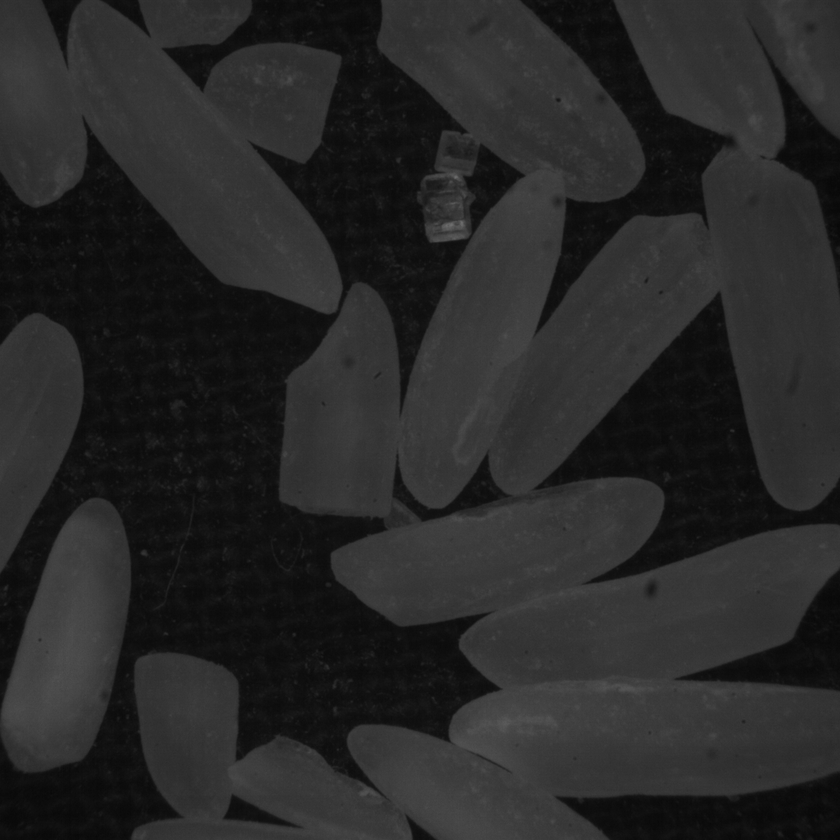
#> input picture PromsaTest/arros.bmp, 840 x 840 px, shrunk from 2046 x 2046 before the run
$ python prueba.py   (older library calls are emulated)
#> lines starting #> are read from the running program, lines starting #| are printed output that depends on the picture; after the words box and inside, x2 and y2 are one past the last pixel; in counts of white or black regions, pixels touching at a corner belong together
from skimage.feature import peak_local_max
from skimage.segmentation import watershed
import matplotlib.pyplot as plt
from scipy import ndimage
import cv2 as cv
import imutils
import numpy as np

img = cv.imread("arros.bmp");
#> img is the input picture: shape (840, 840, 3); min 7, max 110, mean 39.7
blur = cv.GaussianBlur(img,(7,7),0)


#color space change
mSource_Hsv = cv.cvtColor(blur,cv.COLOR_BGR2HSV);
#> mSource_Hsv: shape (840, 840, 3); mean H, S, V 0, 0, 39.7
mMask = cv.inRange(mSource_Hsv,np.array([0,0,0]),np.array([80,255,255]));
#> mMask: shape (840, 840); every value is 255
output = cv.bitwise_and(img, img, mask=mMask)

#grayscale
img_grey = cv.cvtColor(output, cv.COLOR_BGR2GRAY)

#thresholding
ret,th1 = cv.threshold(img_grey,0,255,cv.THRESH_BINARY + cv.THRESH_OTSU)
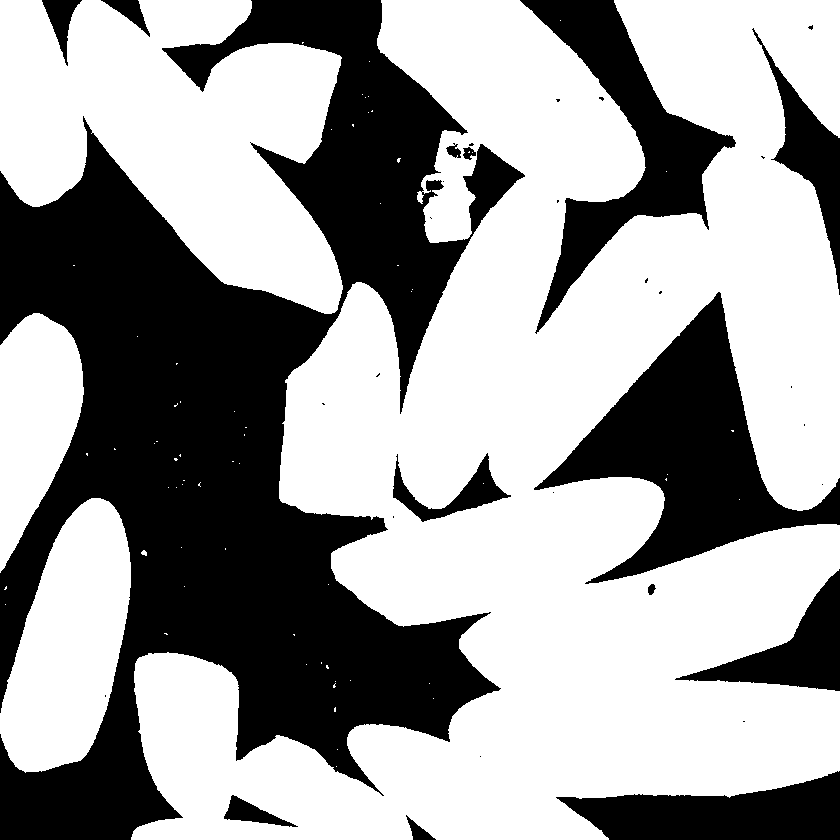
#> th1: shape (840, 840); 61.7% white; 34 black regions (20 under 20 px), largest, box (x1, y1, x2, y2) and area: (0, 0, 525, 840) 190203, (534, 292, 840, 584) 30723, (520, 0, 736, 334) 19056
#> ret = 35

#dist transform
D = ndimage.distance_transform_edt(th1)

#markers
localMax = peak_local_max(D, indices=False, min_distance=20, labels=th1)
#> localMax: shape (840, 840) bool; 0.01% white in thin lines or dots
markers = ndimage.label(localMax, structure=np.ones((3, 3)))[0]
#> markers: shape (840, 840) int32; 68 distinct labels, from 0 to 67

#apply watershed
labels = watershed(-D, markers, mask=th1)
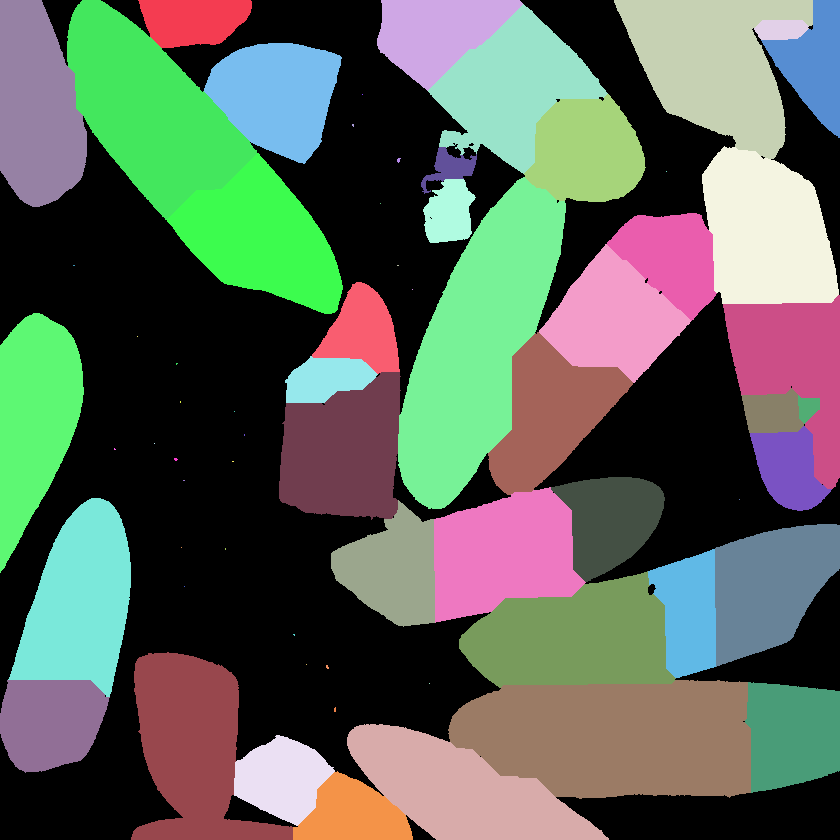
#> labels: shape (840, 840) int32; 68 distinct labels, from 0 to 67; one colour per label, 0 black
print("[INFO] {} unique segments found".format(len(np.unique(labels)) - 1))
#| [INFO] 67 unique segments found


contours = []

# loop over the unique labels, and append contours to all_cnts
for label in np.unique(labels):
    if label == 0:
        continue

    # draw label on the mask
    mask = np.zeros(img_grey.shape, dtype="uint8")
    mask[labels == label] = 255

    # detect contours in the mask and grab the largest one
    cnts = cv.findContours(mask.copy(), cv.RETR_EXTERNAL, cv.CHAIN_APPROX_SIMPLE)
    cnts = imutils.grab_contours(cnts)
    c = max(cnts, key=cv.contourArea)

    # Ignore small contours
    if c.shape[0] < 20:
       continue

    # Get convex hull of contour - it' going to help when merging contours
    hull = cv.convexHull(c)

    #cv.drawContours(img, c, -1, (0, 255, 0), 2)
    cv.drawContours(img, [hull], -1, (0, 255, 0), 2, 1)

    # Append hull to contours list
    contours.append(hull)
#> this loop made 68 passes
#> c on passes 8, 11, 16, 17, 22, 23, 24, 27: [[362, 94]], [[352, 124], [352, 125], [353, 126], [353, 124]], [[666, 171]], [[380, 203]], [[73, 265], [74, 265]], [[397, 265], [398, 265]], [[412, 289]], [[137, 336]]
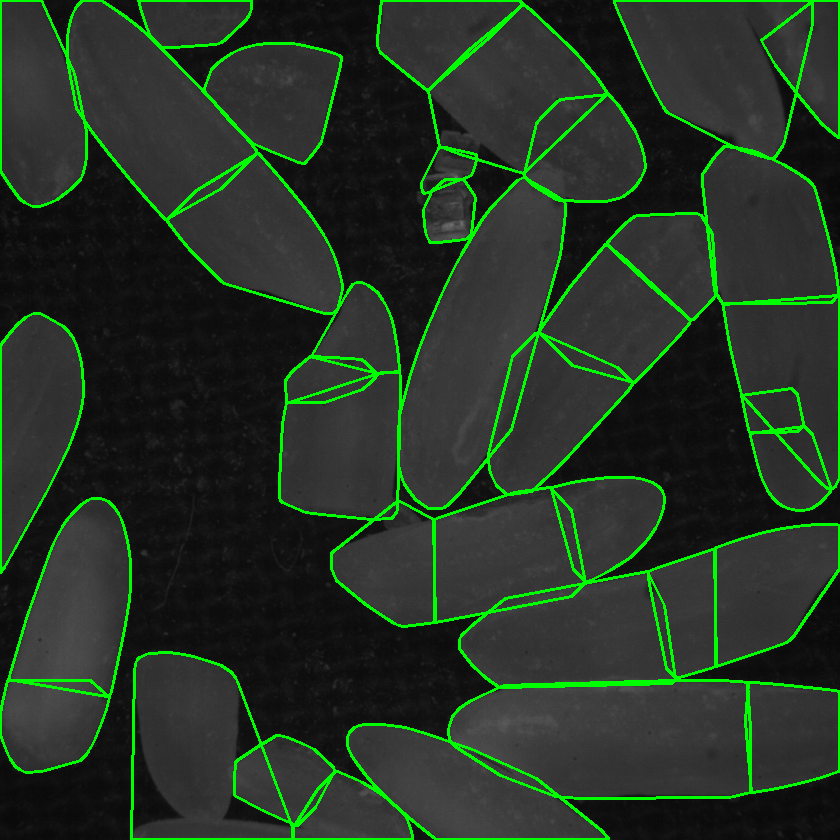
#> img: shape (840, 840, 3); 6.21% of pixels changed, all inside (x1, y1, x2, y2) = (0, 0, 840, 840)
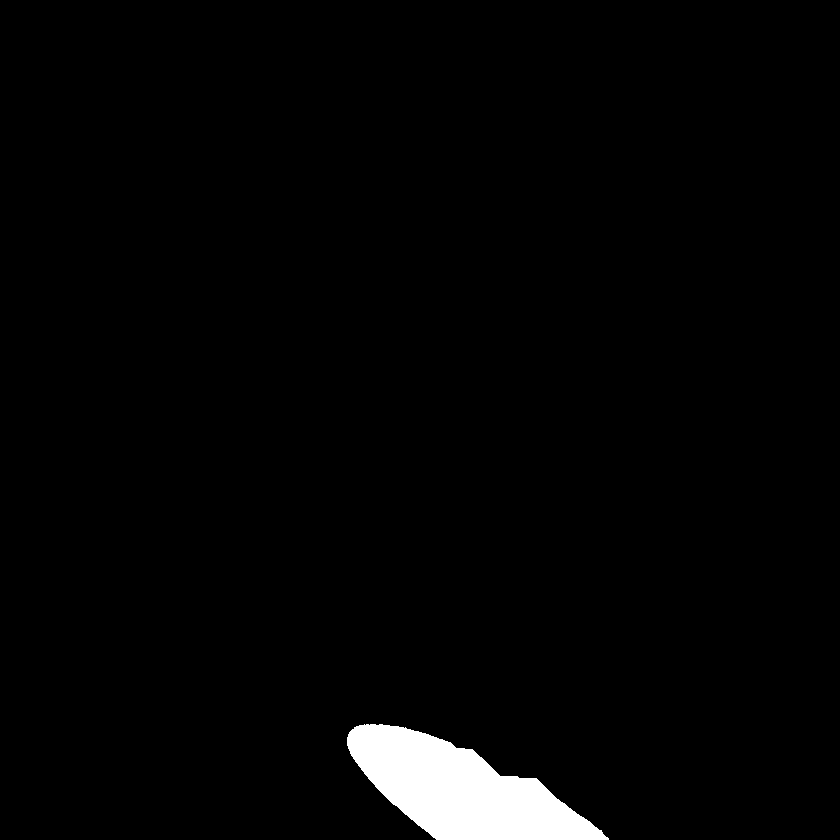
#> mask: shape (840, 840); 2.3% white; 1 white region
#> after the loop, contours = 38 contours; largest, box (x1, y1, x2, y2) and area: (448, 680, 751, 799) 31100, (398, 177, 566, 509) 30894, (131, 652, 293, 840) 23520, (67, 0, 257, 220) 22250, (614, 0, 813, 159) 21878


# Merge the contours that does not increase the convex hull by much.
# Note: The solution is kind of "brute force" solution, and can be better.
################################################################################
for i in range(len(contours)):
    c = contours[i]

    area = cv.contourArea(c)

    # Iterate all contours from i+1 to end of list
    for j in range(i+1, len(contours)):
        c2 = contours[j]

        area2 = cv.contourArea(c2)

        area_sum = area + area2

        # Merge contours together
        tmp = np.vstack((c, c2))
        merged_c = cv.convexHull(tmp)

        merged_area = cv.contourArea(merged_c)

        # Replace contours c and c2 by the convex hull of merged c and c2, if total area is increased by no more then 10%
        if merged_area < area_sum*1.1:
            # Replace contour with merged one.
            contours[i] = merged_c
            contours[j] = merged_c
            c = merged_c
            area = merged_area
#> this loop made 38 passes
#> after the loop, contours = 38 contours; largest, box (x1, y1, x2, y2) and area: (331, 477, 840, 688) 79900, (331, 477, 840, 688) 79900, (331, 477, 840, 688) 79900, (398, 177, 717, 509) 67638, (398, 177, 717, 509) 67638
################################################################################


# Draw new contours in red color
for c in contours:
    #Ignore small contours
    if cv.contourArea(c) > 100:
        cv.drawContours(img, [c], -1, (0, 0, 255), 2, 1)
#> this loop made 38 passes
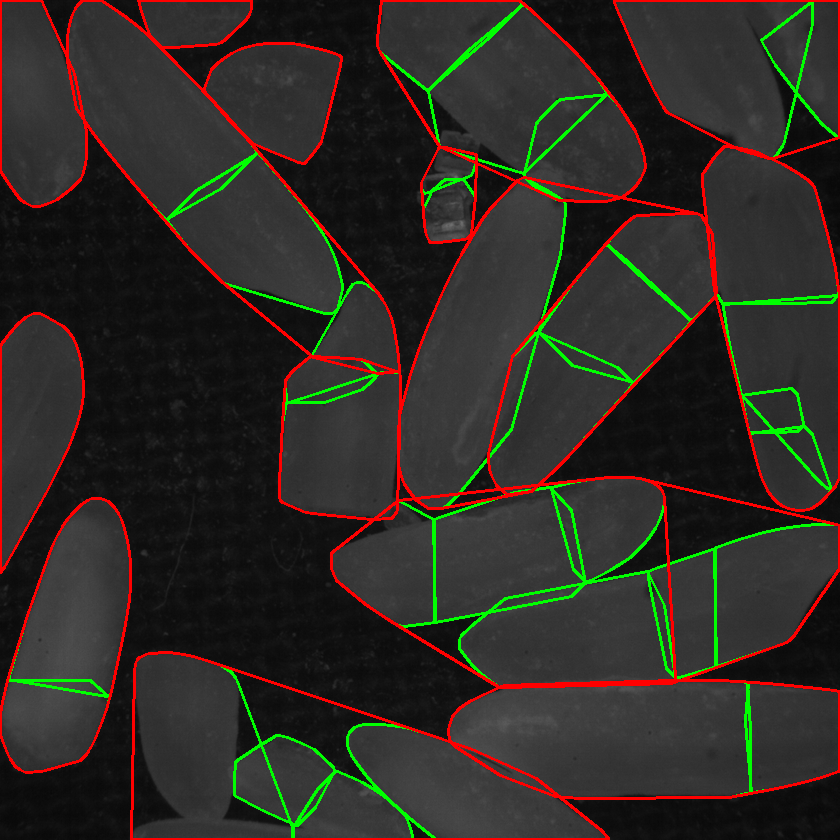
#> img: shape (840, 840, 3); 4.4% of pixels changed, all inside (x1, y1, x2, y2) = (0, 0, 840, 840)


cv.imshow("segmented",img)
cv.waitKey(0)
cv.destroyAllWindows()

$ run again, with PromsaTest/sal.bmp copied over PromsaTest/arros.bmp
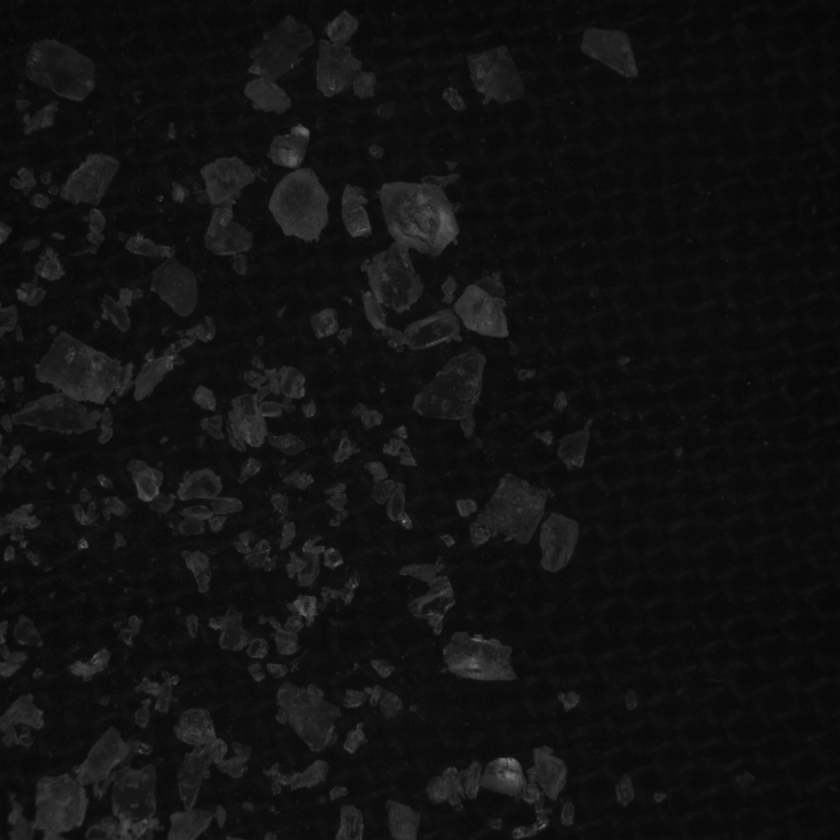
#> input picture PromsaTest/sal.bmp, 840 x 840 px, shrunk from 2046 x 2046 before the run
#> img is the input picture: shape (840, 840, 3); min 5, max 129, mean 17.5
#> mSource_Hsv: shape (840, 840, 3); mean H, S, V 0, 0, 17.5
#> mMask: shape (840, 840); every value is 255
#> `ret,th1 = cv.threshold(img_grey,0,255,cv.THRESH_BINARY + cv.THRESH_OTSU)`:
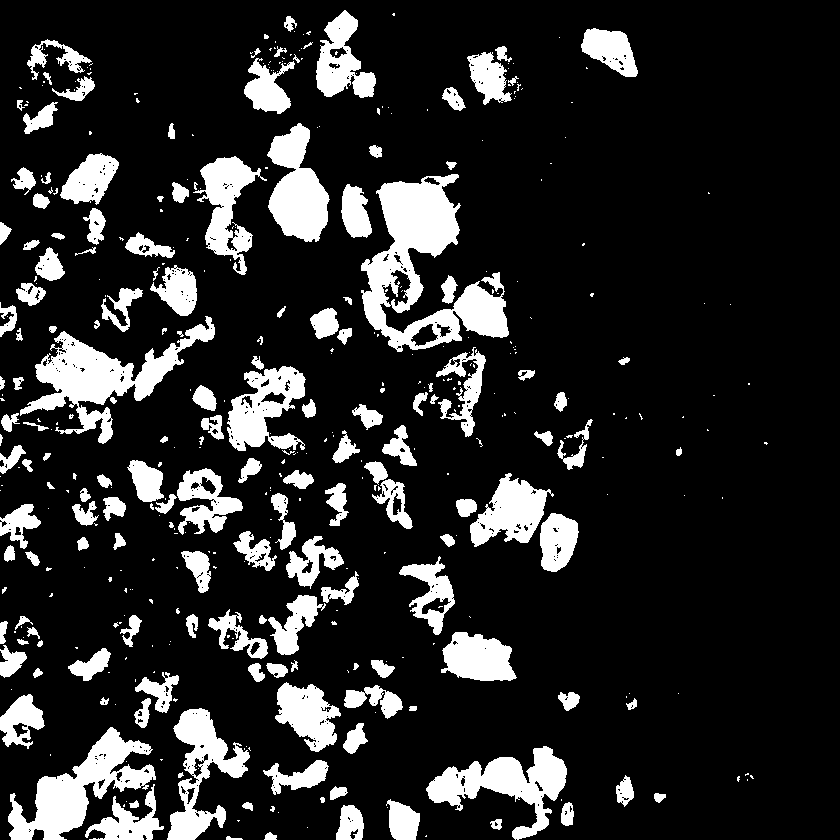
#> th1: shape (840, 840); 16.1% white; 430 white regions (266 under 20 px), largest, box (x1, y1, x2, y2) and area: (361, 174, 509, 352) 11253, (20, 316, 215, 444) 7240, (8, 727, 156, 840) 6317
#> ret = 25
#> localMax: shape (840, 840) bool; 0.02% white in thin lines or dots, all inside (x1, y1, x2, y2) = (20, 20, 767, 820)
#> markers: shape (840, 840) int32; 157 distinct labels, from 0 to 156
#> labels: shape (840, 840) int32; 157 distinct labels, from 0 to 156
#| [INFO] 156 unique segments found
#> the loop `for label in np.unique(labels):` made 157 passes
#> c on passes 4, 15, 19: [[559, 37]], [[571, 102], [572, 102]], [[565, 137]]
#> after the loop `for label in np.unique(labels):`: contours = 115 contours; largest, box (x1, y1, x2, y2) and area: (376, 174, 461, 271) 6274, (20, 331, 134, 416) 6079, (8, 773, 89, 840) 4312, (470, 473, 551, 547) 3935, (72, 727, 156, 799) 3882
#> the loop `for i in range(len(contours)):` made 115 passes
#> after the loop `for i in range(len(contours)):`: contours = 115 contours; largest, box (x1, y1, x2, y2) and area: (426, 746, 567, 811) 6387, (426, 746, 567, 811) 6387, (426, 746, 567, 811) 6387, (376, 174, 461, 271) 6274, (20, 331, 134, 416) 6079
#> the loop `for c in contours:` made 115 passes
#> after the loop `for c in contours:`:
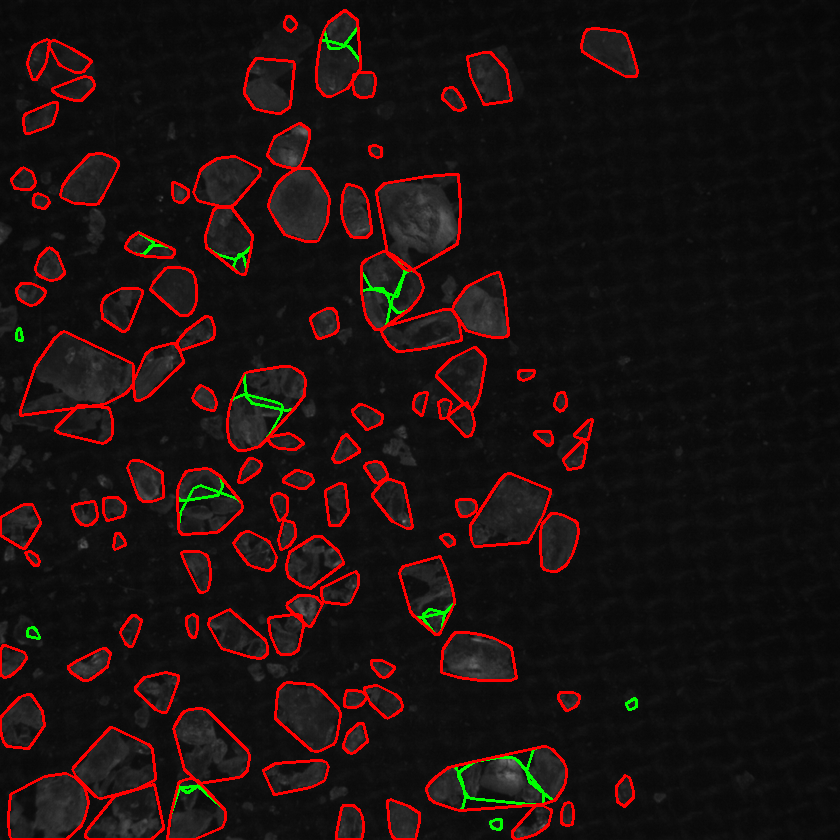
#> img: shape (840, 840, 3); mean B, G, R 16.2, 17.4, 29.4
